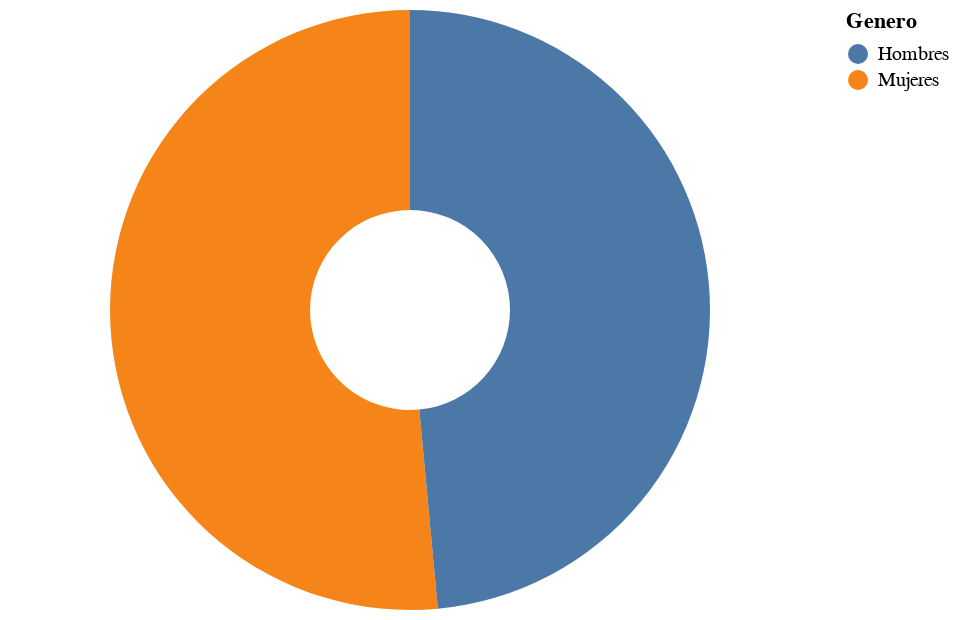

Write notebook code for a chart like this one.
### Code cell
#creación de grafica de pastel con la cantidad y tipo de población.
date = pd.DataFrame(
    {"Genero": ['Mujeres','Hombres'],
     "Poblacion": [37059220,34926237]}
)


dona=alt.Chart(date).mark_arc(innerRadius=50).encode(
    theta="Poblacion",
    color="Genero:N",
)

dona

### Figure 1 — Vega-Lite specification as saved in the notebook (floating-point values rounded to 4 significant figures)
{"config": {"view": {"continuousWidth": 400, "continuousHeight": 300}}, "data": {"name": "data-e3c0b1a3cbd35d9efe2c242a0cc8e0e3"}, "mark": {"type": "arc", "innerRadius": 50}, "encoding": {"color": {"field": "Genero", "type": "nominal"}, "theta": {"field": "Poblacion", "type": "quantitative"}}, "$schema": "https://vega.github.io/schema/vega-lite/v4.17.0.json", "datasets": {"data-e3c0b1a3cbd35d9efe2c242a0cc8e0e3": [{"Genero": "Mujeres", "Poblacion": 37059220}, {"Genero": "Hombres", "Poblacion": 34926237}]}}
